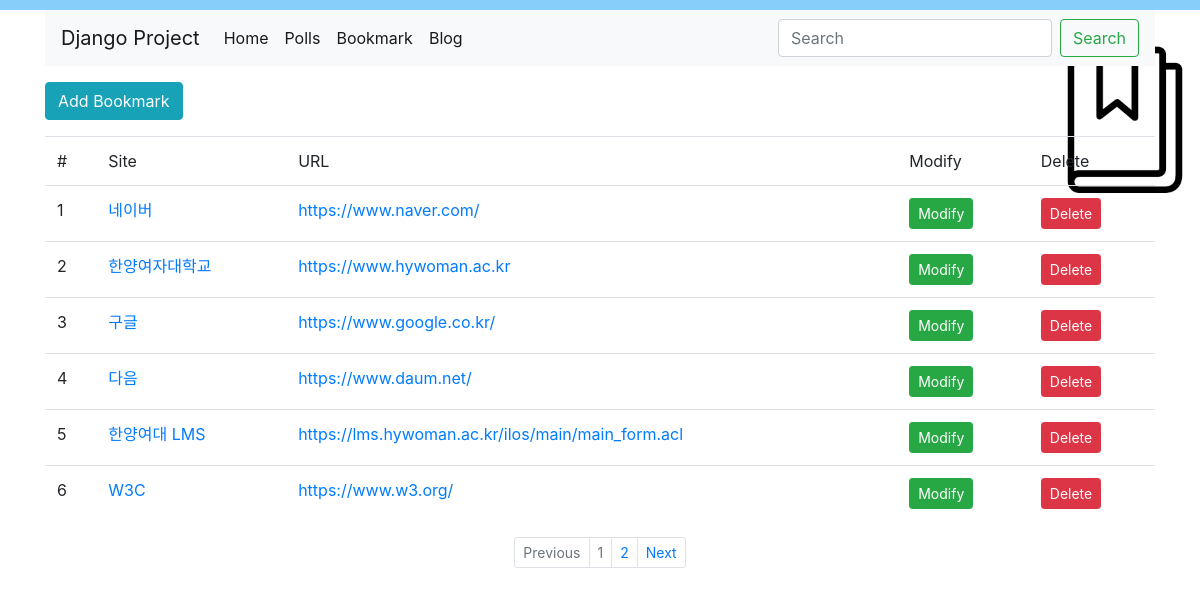
Screenshot of /bookmark/ with the database file from the repository.
### bookmark/models.py (models this page shows, shortened)
class Bookmark(models.Model):
    site_name = models.CharField(max_length=100)
    url = models.URLField('Site URL')

### bookmark/views.py (the view)
# urls.py: path('', BookmarkListView.as_view(), name='list'),
class BookmarkListView(ListView):
    model = Bookmark
    paginate_by = 6

### bookmark/templates/bookmark/bookmark_list.html (shortened to what this page needs)
{% extends 'base.html'%}
{% block content %}
    <div class="btn-group">
        <a href="{% url 'bookmark:add' %}" class="btn btn-info">Add Bookmark</a>
    </div>
    <table class="table">
        <thead>
        <tr>
            <td scope="col">#</td>
            <td scope="col">Site</td>
            <td scope="col">URL</td>
            <td scope="col">Modify</td>
            <td scope="col">Delete</td>
        </tr>
        </thead>
        <tbody>
            {% for bookmark in object_list %}
                <tr>
                    <td>{{forloop.counter}}</td>
                    <td><a href="{% url 'bookmark:detail' pk=bookmark.id %}">{{bookmark.site_name}}</a></td>
                    <td><a href="{{bookmark.url}}" target="_blank">{{bookmark.url}}</a></td>
                    <td><a href="{% url 'bookmark:update' pk=bookmark.id %}" class="btn btn-success btn-sm">Modify</a></td>
                    <td><a href="{% url 'bookmark:delete' pk=bookmark.id %}" class="btn btn-danger btn-sm">Delete</a></td>
                </tr>
        {% endfor %}
         </tbody>
    </table>
{% endblock %}
{% block pagination %}
    {% if is_paginated %}
    <ul class="pagination justify-content-center pagination-sm">
        {% if page_obj.has_previous %}
        <li class="page-item">
            <a class="page-link" href="{% url 'bookmark:list' %}?page={{ page_obj.previous_page_number }}" tabindex="-1">Previous</a>
        </li>
    {% else %}
        <li class="page-item disabled">
            <a class="page-link" href="#" tabindex="-1">Previous</a>
        </li>
    {% endif %}
    {% for object in page_obj.paginator.page_range %}
        <li class="page-item {% if page_obj.number == forloop.counter %}disabled{% endif %}">
            <a class="page-link" href="{{ request.path }}?page={{ forloop.counter }}">{{ forloop.counter }}</a>
        </li>
    {% endfor %}
    {% if page_obj.has_next %}
        <li class="page-item">
            <a class="page-link" href="{% url 'bookmark:list' %}?page={{ page_obj.next_page_number }}">Next</a>
        </li>
    {% else %}
        <li class="page-item disabled">
            <a class="page-link" href="#">Next</a>
        </li>
    {% endif %}
    </ul>
    {% endif %}
{% endblock %}

### templates/base.html (shortened to what this page needs)
<!DOCTYPE html>
<html lang="en">
<head>
    <link rel="stylesheet" href="https://cdn.jsdelivr.net/npm/bootstrap@4.5.3/dist/css/bootstrap.min.css"
>
    {% load static %}
    <link rel="stylesheet" href="{% static 'style.css' %}">
</head>
<body>
<div class="container">
    <nav class="navbar navbar-expand-lg navbar-light bg-light">
  <a class="navbar-brand" href="#">Django Project</a>
  <div class="collapse navbar-collapse" id="navbarSupportedContent">
    <ul class="navbar-nav mr-auto">
      <li class="nav-item active">
        <a class="nav-link" href="{% url 'home:home' %}">Home <span class="sr-only">(current)</span></a>
      </li>
      <li class="nav-item active">
          <a class="nav-link" href="{% url 'poll:index' %}">Polls<span class="sr-only">(current)</span></a>
      </li>
      <li class="nav-item active">
          <a class="nav-link" href="{% url 'bookmark:list' %}">Bookmark<span class="sr-only">(current)</span></a>
      </li>
      <li class="nav-item active">
          <a class="nav-link" href="{% url 'blog:post_list' %}">Blog<span class="sr-only">(current)</span></a>
      </li>
    </ul>
    <form class="form-inline my-2 my-lg-0">
      <input class="form-control mr-sm-2" type="search" placeholder="Search" aria-label="Search">
      <button class="btn btn-outline-success my-2 my-sm-0" type="submit">Search</button>
    </form>
  </div>
</nav>
 <div class="row">
     <div class="col">
         {% block content %}
         {%endblock%}
         {% block pagination%}
         {% endblock %}
     </div>
 </div>
</div>
</body>
</html>

### bookmark/static/style.css (style rules this page uses)
body { width:100%; background: white url("images/bookmark.png") no-repeat; background-position: 100% 10%; background-size : 150px 150px; border-top : 10px solid #87CEFA; }

### rows the page displays
Bookmark: site_name "네이버", url "https://www.naver.com/"
Bookmark: site_name "한양여자대학교", url "https://www.hywoman.ac.kr"
Bookmark: site_name "구글", url "https://www.google.co.kr/"
Bookmark: site_name "다음", url "https://www.daum.net/"
Bookmark: site_name "한양여대 LMS", url "https://lms.hywoman.ac.kr/ilos/main/main_form.acl"
Bookmark: site_name "W3C", url "https://www.w3.org/"
